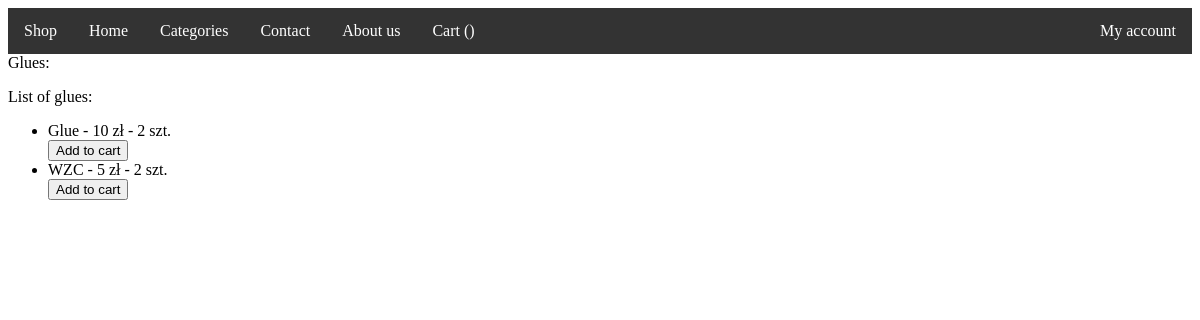
Page /glues/ on the earlier database version.
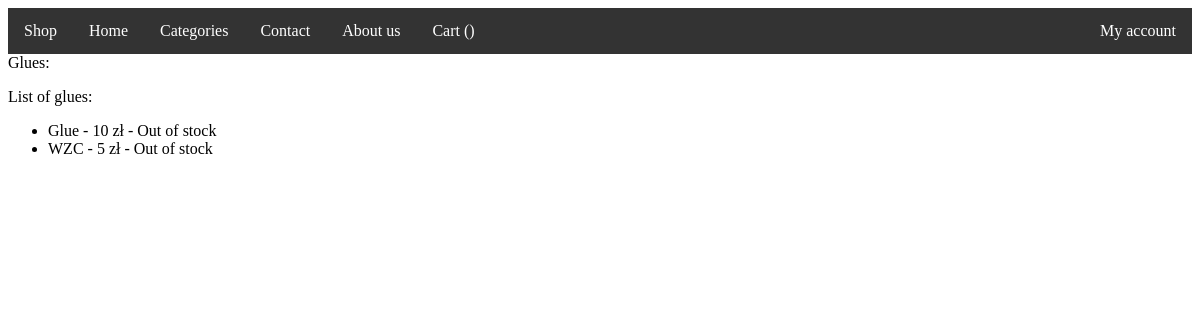
Same page on the later database version.
### shop/models.py (models this page shows, shortened)
class Product(models.Model):
    category_choices = (
        (0, 'Tapes'),
        (1, 'Glues'),
        (2, 'Grids'),
        (3, 'Gloves'),
    )
    category = models.IntegerField(default=0, choices=category_choices)
    name = models.CharField(max_length=200)
    price = models.IntegerField(default=0)
    product_id = models.IntegerField(default=0)
    number = models.IntegerField(default=0)

### shop/views.py (the view)
# urls.py: path("glues/", views.glues, name="glues"),
def glues(response):
    products = Product.objects.filter(category=1)
    return render(response, "main/glues.html", {"products": products})

### shop/templates/main/glues.html (shortened to what this page needs)
{% extends "main/base.html" %}
{% block title %}
Glues:
{% endblock %}
{% block content %}
<p>List of glues:</p>
    <ul>
        {% for product in products %}
<li>
                <a>{{ product.name }} - {{ product.price }} zł -
                    {% if product.number > 0 %}
                    {{ product.number }} szt.
                            <form action="{% url 'add_to_cart' product.id %}" method="post">
            <button type="submit">Add to cart</button>
        </form>
                    {% else %}
                    <a>Out of stock</a>
                    {% endif %} </a>
</li>
        {% endfor %}
    </ul>
{% endblock %}

### shop/templates/main/base.html (shortened to what this page needs)
<!DOCTYPE html>
<html>
<head>
    <div class="content">
<ul>
	<li><a>Shop</a></li>
	<li><a href="/home" id="index" >Home</a></li>
	 <div class="dropdown">
    <button class="dropbtn">Categories
    </button>
  </div>
	<li><a href="/contact">Contact</a></li>
	<li><a href="/about">About us</a></li>
	<li><a style="float:right" href="/cart">Cart ({{ cart_count }})</a></li>
	 <div style="float:right" class="dropdown">
    <button class="dropbtn">
        {% if user.is_authenticated %}
                <li>{{ user.username }}'s Account</li>
        {% else %}
                My account
        {% endif %}
    </button>
  </div>
</ul>
</div>
</head>
<body>
    {% block title %}
    {% endblock %}
    {% block content %}
    {% endblock %}
</body>
</html>

### shop/templates/main/base.html (style rules this page uses)
.content ul { list-style-type: none; margin: 0; padding: 0; overflow: hidden; background-color: #333; }
.content li { float: left; }
.content li a { display: block; color: white; text-align: center; padding: 14px 16px; text-decoration: none; }
.dropdown { float: left; overflow: hidden; }
.dropdown .dropbtn { font-size: 16px; border: none; outline: none; color: white; padding: 14px 16px; background-color: inherit; font-family: inherit; margin: 0; }

Differences in the rows shown:
changed Product "Glue": number "2" → (not shown); number "szt. Add to cart" → "Out of stock"
changed Product "WZC": number "2" → (not shown); number "szt. Add to cart" → "Out of stock"
